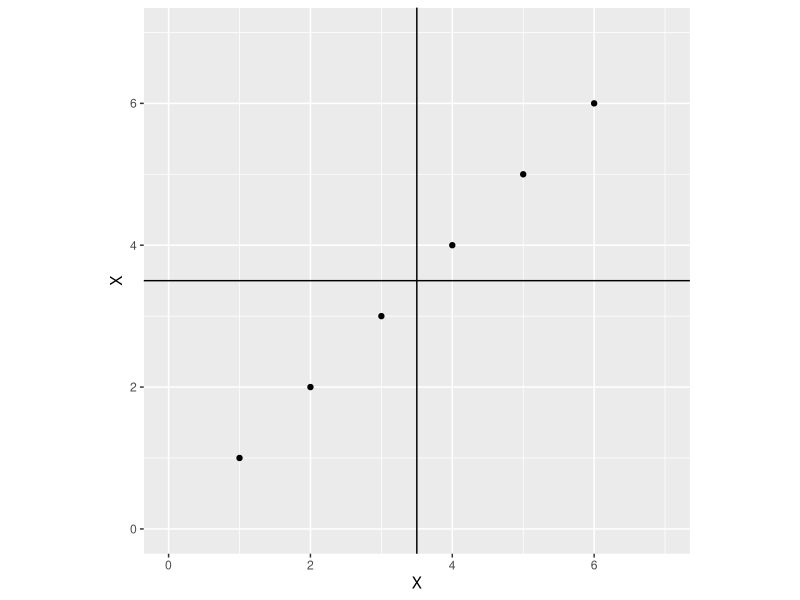
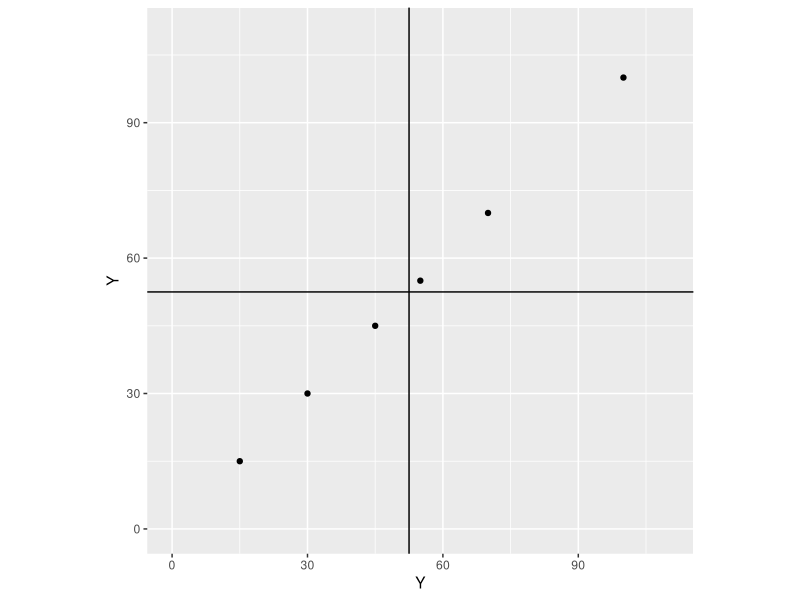
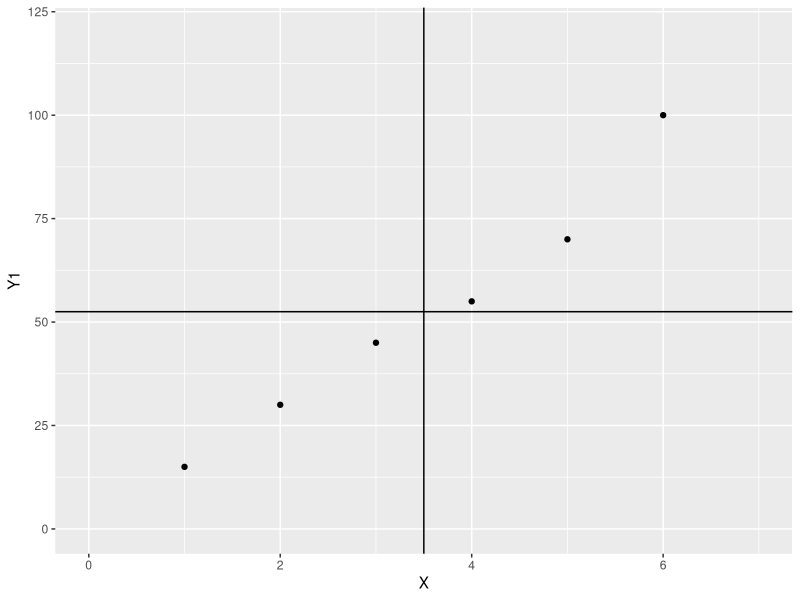
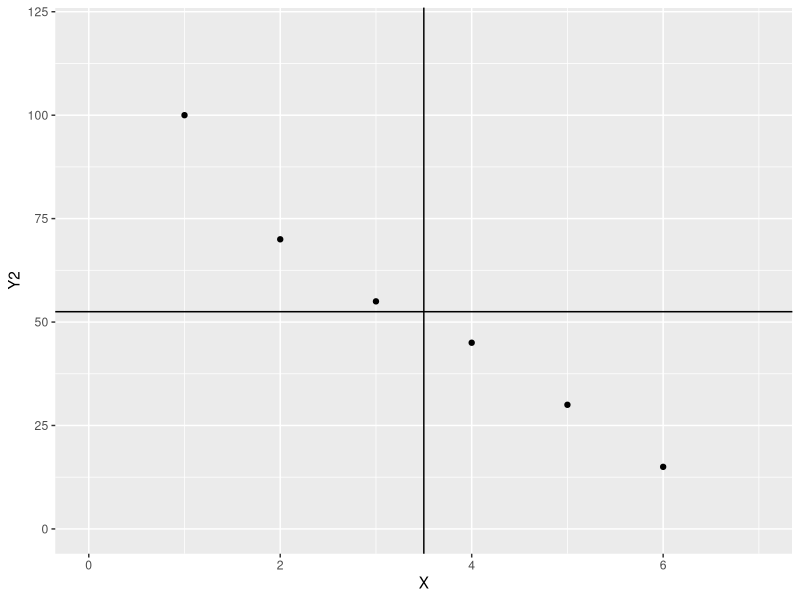
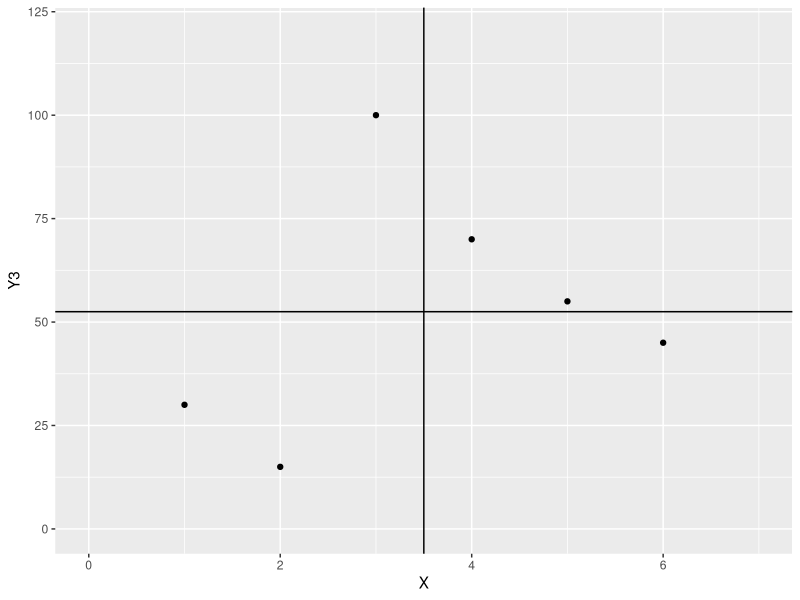

Write R code to recreate these figures, in order.
## ---- chunk 1
library(tidyverse)
par(mfrow=c(1,2))

X<-c(1, 2, 3, 4, 5, 6)
Y<-c(15, 30, 45, 55, 70, 100)
certifi <-data.frame(X, Y)
certifi %>% 
  ggplot()+geom_point(aes(x=X, y=X))+labs(x="X", y="X")+
  xlim(0,7)+ylim(0,7)+
  geom_abline(intercept=3.5, slope=0)+
  geom_vline(xintercept=3.5)+
  coord_fixed()-> plot1

certifi %>% 
  ggplot()+geom_point(aes(x=Y, y=Y))+labs(x="Y", y="Y")+
  xlim(0,110)+ylim(0,110)+
  geom_abline(intercept=52.5, slope=0)+
  geom_vline(xintercept=52.5)+
  coord_fixed()-> plot2

plot1
plot2
par(mfrow=c(1,1))

## ---- chunk 2

X<-c(1, 2, 3, 4, 5, 6)
Y1<-c(15, 30, 45, 55, 70, 100)
Y2<-c(100, 70, 55, 45, 30, 15)
Y3<-c(30, 15, 100, 70, 55, 45)
variance3 <-data.frame(X, Y1, Y2, Y3)
variance3 %>% 
  ggplot()+geom_point(aes(x=X, y=Y1))+labs(x="X", y="Y1")+
  xlim(0,7)+ylim(0,120)+
  geom_hline(yintercept=52.5)+
  geom_vline(xintercept=3.5)-> ploty1

variance3 %>% 
  ggplot()+geom_point(aes(x=X, y=Y2))+labs(x="X", y="Y2")+
  xlim(0,7)+ylim(0,120)+
  geom_hline(yintercept=52.5)+
  geom_vline(xintercept=3.5)-> ploty2

variance3 %>% 
  ggplot()+geom_point(aes(x=X, y=Y3))+labs(x="X", y="Y3")+
  xlim(0,7)+ylim(0,120)+
  geom_hline(yintercept=52.5)+
  geom_vline(xintercept=3.5)-> ploty3

variance3
ploty1
ploty2
ploty3


## ---- chunk 3

X<-c(1, 1, 2, 3, 3, 2, 4, 5, 5, 7)
Y<-c(15, 30, 45, 40, 50, 55, 60, 70, 80, 100)
correlation <-data.frame(X, Y)
cor.test(correlation$X, correlation$Y)
